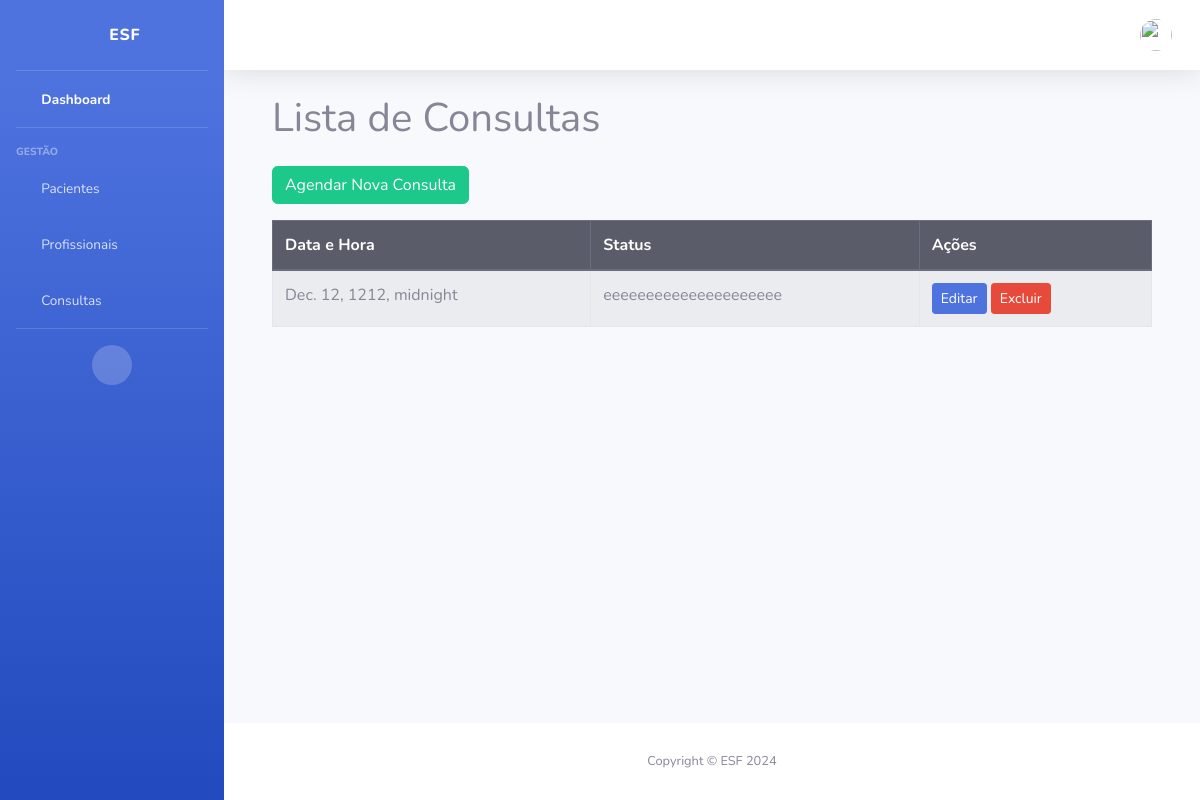
The page /consultas/consultas/ on the database as committed earlier.
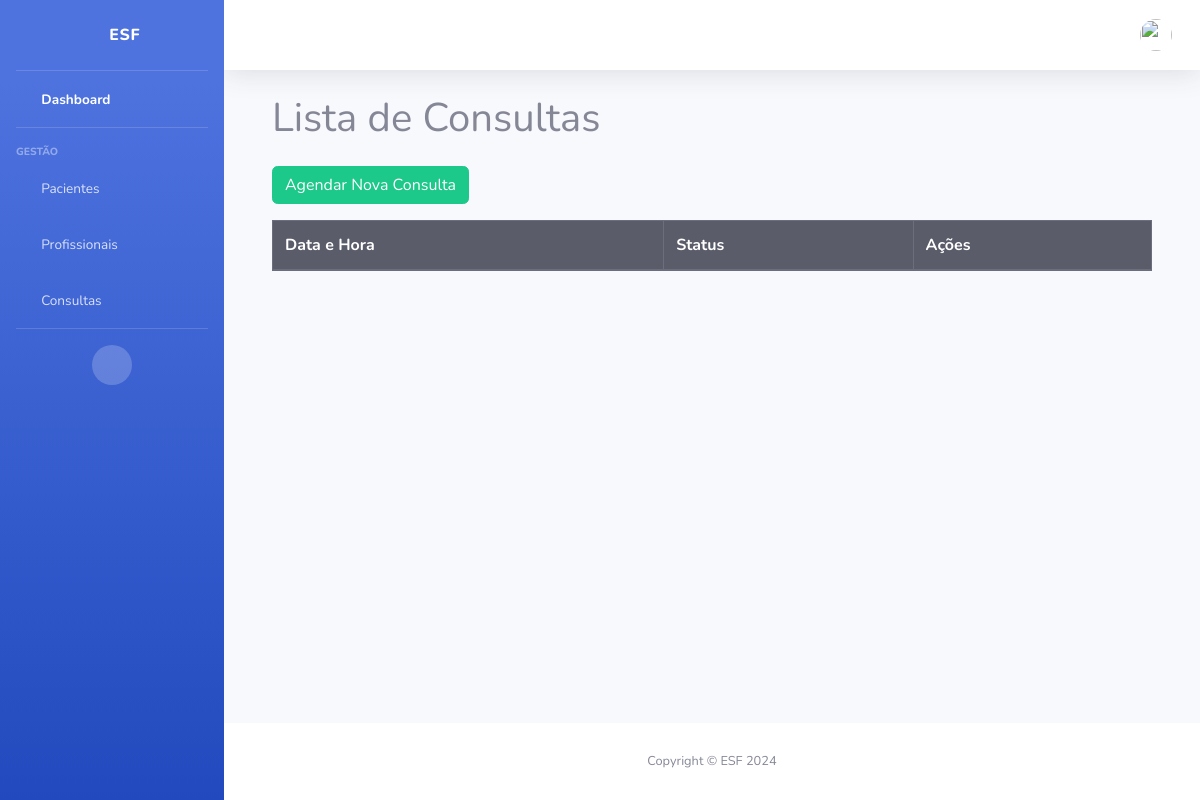
The same page on the database as committed later.
### consultas/models.py (models this page shows, shortened)
class Consulta(models.Model):
    data_hora = models.DateTimeField()
    status = models.TextField()

### consultas/views.py (the view)
# urls.py: path('consultas/', views.listar_consultas, name='listar_consultas'),
def listar_consultas(request):
    consultas = Consulta.objects.all()
    return render(request, 'consultas/listar_consultas.html', {'consultas': consultas})

### templates/consultas/listar_consultas.html
{% extends '_base.html' %}
{% block content %}
<div class="container mt-4">
    <h1 class="mb-4">Lista de Consultas</h1>
    <div class="mb-3">
        <a href="{% url 'agendar_consulta' %}" class="btn btn-success">Agendar Nova Consulta</a>
    </div>
    <table class="table table-striped table-bordered">
        <thead class="thead-dark">
            <tr>
                <th scope="col">Data e Hora</th>
                <th scope="col">Status</th>
                <th scope="col">Ações</th>
            </tr>
        </thead>
        <tbody>
            {% for consulta in consultas %}
                <tr>
                    <td>{{ consulta.data_hora }}</td>
                    <td>{{ consulta.status }}</td>
                    <td>
                        <a href="{% url 'editar_consulta' consulta.id %}" class="btn btn-primary btn-sm">Editar</a>
                        <a href="{% url 'excluir_consulta' consulta.id %}" class="btn btn-danger btn-sm">Excluir</a>
                    </td>
                </tr>
            {% endfor %}
        </tbody>
    </table>
</div>
{% endblock %}

Rows that differ between the two databases and show on the page:
removed Consulta: data_hora "Dec. 12, 1212, midnight", status "eeeeeeeeeeeeeeeeeeeee"
